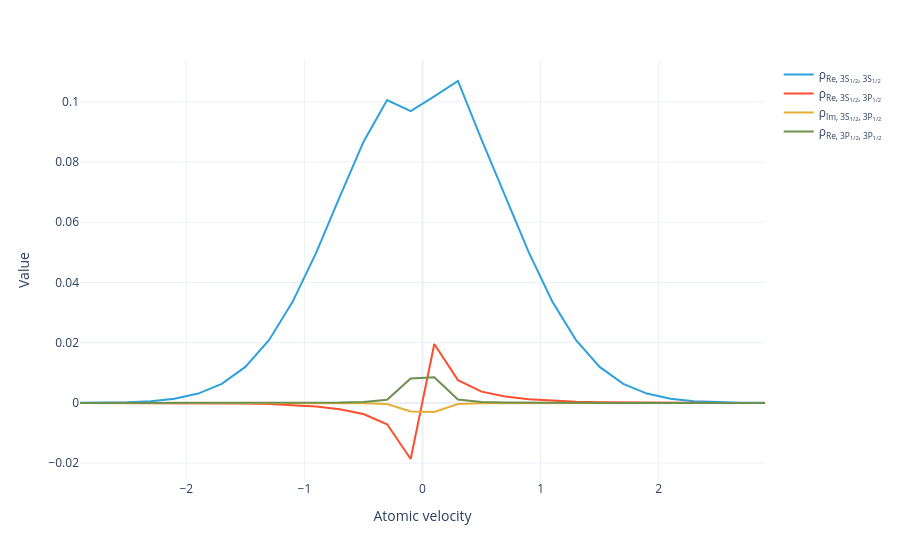

Notebook source saved alongside this figure:
### Markdown cell above
Plot the real and imaginary parts of the density-matrix elements for each velocity bin:

### Code cell
#|notest
sol.visualize()

### Figure 1 — Plotly figure (JSON) as saved in the notebook; plotly's stock layout.template omitted (floating-point values rounded to 4 significant figures)
{"data": [{"hovertemplate": "Density matrix=ρ<sub>Re, 3S<sub>1/2</sub>, 3S<sub>1/2</sub></sub><br>Atomic velocity=%{x}<br>Value=%{y}<extra></extra>", "legendgroup": "ρ<sub>Re, 3S<sub>1/2</sub>, 3S<sub>1/2</sub></sub>", "line": {"color": "#2fa1da", "dash": "solid"}, "marker": {"symbol": "circle"}, "mode": "lines", "name": "ρ<sub>Re, 3S<sub>1/2</sub>, 3S<sub>1/2</sub></sub>", "orientation": "v", "showlegend": true, "type": "scatter", "x": [-2.9, -2.7, -2.5, -2.3, -2.1, -1.9, -1.7, -1.5, -1.3, -1.1, -0.9, -0.7, -0.5, -0.3, -0.1, 0.1, 0.3, 0.5, 0.7, 0.9, 1.1, 1.3, 1.5, 1.7, 1.9, 2.1, 2.3, 2.5, 2.7, 2.9], "xaxis": "x", "y": [2.628e-05, 7.996e-05, 0.0002247, 0.0005831, 0.001398, 0.003094, 0.006326, 0.01195, 0.02083, 0.03355, 0.04989, 0.06848, 0.08668, 0.1006, 0.09694, 0.1018, 0.1069, 0.08744, 0.06869, 0.04997, 0.03358, 0.02085, 0.01195, 0.006329, 0.003096, 0.001398, 0.0005834, 0.0002248, 7.999e-05, 2.629e-05], "yaxis": "y"}, {"hovertemplate": "Density matrix=ρ<sub>Re, 3S<sub>1/2</sub>, 3P<sub>1/2</sub></sub><br>Atomic velocity=%{x}<br>Value=%{y}<extra></extra>", "legendgroup": "ρ<sub>Re, 3S<sub>1/2</sub>, 3P<sub>1/2</sub></sub>", "line": {"color": "#fb4f2f", "dash": "solid"}, "marker": {"symbol": "circle"}, "mode": "lines", "name": "ρ<sub>Re, 3S<sub>1/2</sub>, 3P<sub>1/2</sub></sub>", "orientation": "v", "showlegend": true, "type": "scatter", "x": [-2.9, -2.7, -2.5, -2.3, -2.1, -1.9, -1.7, -1.5, -1.3, -1.1, -0.9, -0.7, -0.5, -0.3, -0.1, 0.1, 0.3, 0.5, 0.7, 0.9, 1.1, 1.3, 1.5, 1.7, 1.9, 2.1, 2.3, 2.5, 2.7, 2.9], "xaxis": "x", "y": [-1.946e-07, -6.359e-07, -1.93e-06, -5.443e-06, -1.429e-05, -3.496e-05, -7.987e-05, -0.0001709, -0.0003438, -0.0006542, -0.001189, -0.002096, -0.003705, -0.007107, -0.01864, 0.01957, 0.007555, 0.003738, 0.002102, 0.00119, 0.0006549, 0.0003441, 0.000171, 7.992e-05, 3.497e-05, 1.429e-05, 5.445e-06, 1.93e-06, 6.361e-07, 1.946e-07], "yaxis": "y"}, {"hovertemplate": "Density matrix=ρ<sub>Im, 3S<sub>1/2</sub>, 3P<sub>1/2</sub></sub><br>Atomic velocity=%{x}<br>Value=%{y}<extra></extra>", "legendgroup": "ρ<sub>Im, 3S<sub>1/2</sub>, 3P<sub>1/2</sub></sub>", "line": {"color": "#e4ae38", "dash": "solid"}, "marker": {"symbol": "circle"}, "mode": "lines", "name": "ρ<sub>Im, 3S<sub>1/2</sub>, 3P<sub>1/2</sub></sub>", "orientation": "v", "showlegend": true, "type": "scatter", "x": [-2.9, -2.7, -2.5, -2.3, -2.1, -1.9, -1.7, -1.5, -1.3, -1.1, -0.9, -0.7, -0.5, -0.3, -0.1, 0.1, 0.3, 0.5, 0.7, 0.9, 1.1, 1.3, 1.5, 1.7, 1.9, 2.1, 2.3, 2.5, 2.7, 2.9], "xaxis": "x", "y": [-1.029e-09, -3.613e-09, -1.184e-08, -3.63e-08, -1.044e-07, -2.822e-07, -7.207e-07, -1.748e-06, -4.057e-06, -9.124e-06, -2.026e-05, -4.593e-05, -0.0001137, -0.0003634, -0.002859, -0.003002, -0.0003863, -0.0001147, -4.607e-05, -2.029e-05, -9.133e-06, -4.061e-06, -1.749e-06, -7.211e-07, -2.824e-07, -1.044e-07, -3.632e-08, -1.184e-08, -3.614e-09, -1.03e-09], "yaxis": "y"}, {"hovertemplate": "Density matrix=ρ<sub>Re, 3P<sub>1/2</sub>, 3P<sub>1/2</sub></sub><br>Atomic velocity=%{x}<br>Value=%{y}<extra></extra>", "legendgroup": "ρ<sub>Re, 3P<sub>1/2</sub>, 3P<sub>1/2</sub></sub>", "line": {"color": "#6d904f", "dash": "solid"}, "marker": {"symbol": "circle"}, "mode": "lines", "name": "ρ<sub>Re, 3P<sub>1/2</sub>, 3P<sub>1/2</sub></sub>", "orientation": "v", "showlegend": true, "type": "scatter", "x": [-2.9, -2.7, -2.5, -2.3, -2.1, -1.9, -1.7, -1.5, -1.3, -1.1, -0.9, -0.7, -0.5, -0.3, -0.1, 0.1, 0.3, 0.5, 0.7, 0.9, 1.1, 1.3, 1.5, 1.7, 1.9, 2.1, 2.3, 2.5, 2.7, 2.9], "xaxis": "x", "y": [3.172e-09, 1.101e-08, 3.573e-08, 1.085e-07, 3.093e-07, 8.296e-07, 2.103e-06, 5.067e-06, 1.169e-05, 2.617e-05, 5.786e-05, 0.0001307, 0.0003228, 0.00103, 0.008099, 0.008505, 0.001095, 0.0003256, 0.0001311, 5.796e-05, 2.62e-05, 1.17e-05, 5.07e-06, 2.104e-06, 8.3e-07, 3.094e-07, 1.086e-07, 3.574e-08, 1.102e-08, 3.173e-09], "yaxis": "y"}], "layout": {"legend": {"title": {}, "tracegroupgap": 0}, "margin": {"t": 60}, "xaxis": {"anchor": "y", "domain": [0, 1], "title": {"text": "Atomic velocity"}}, "yaxis": {"anchor": "x", "domain": [0, 1], "title": {"text": "Value"}}}}
